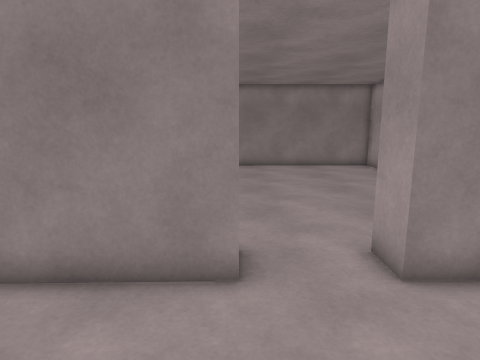
View 1 (above)

18 first-person views from a walk through a scene from a Unity 3-D project. The camera is 1.5 m above the floor, tilts 10° down and sees 75° across. The floor is counted in squares, 0.5 m on a side. Each view is taken from the middle of a square. On the plan, view 1 faces up. The plan holds only what a view shows up to about 20 squares ahead; the rest is blank. The place goes on beyond the plan. The player character is not drawn. Surface patterns are stand-ins for the level's own textures.

View 2
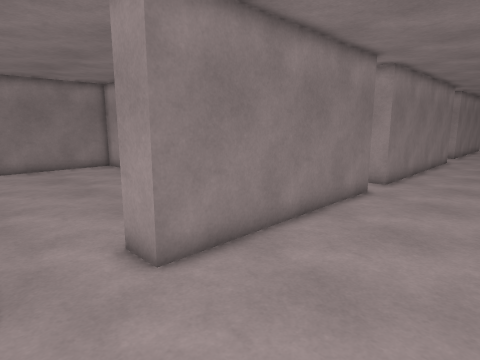

View 3
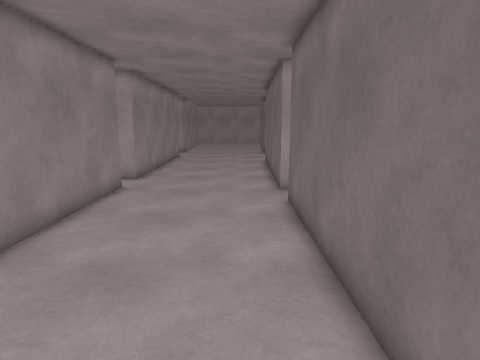

View 4
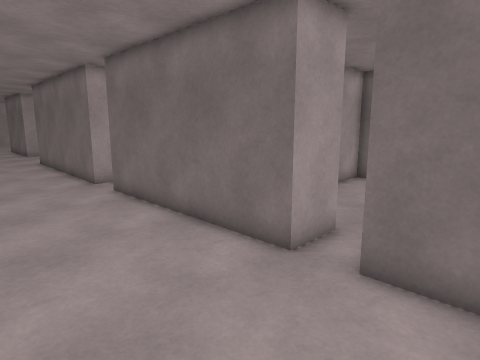

View 5
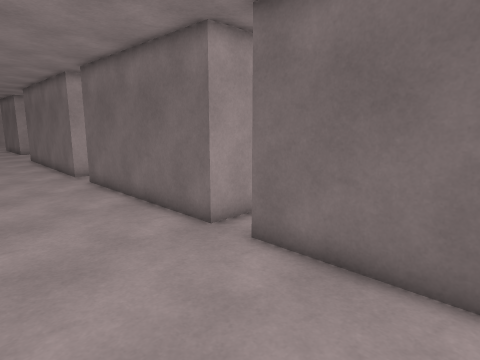

View 6
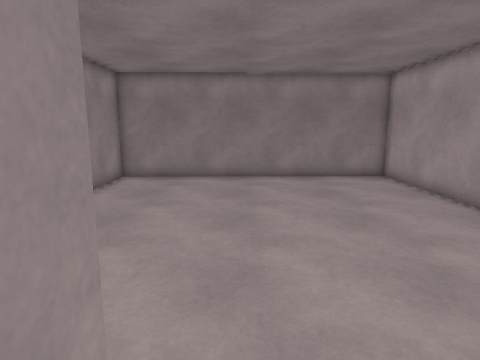

View 7
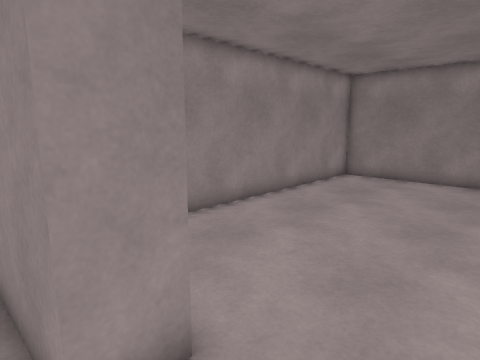

View 8
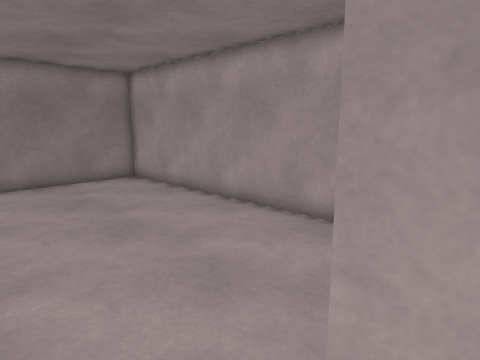

View 9
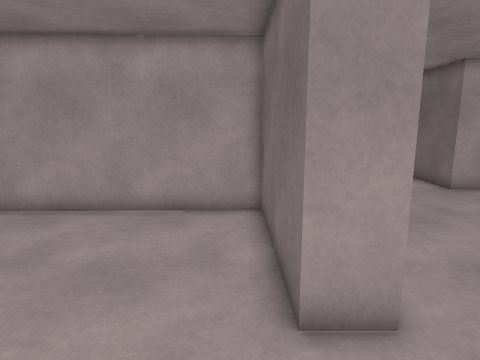

View 10
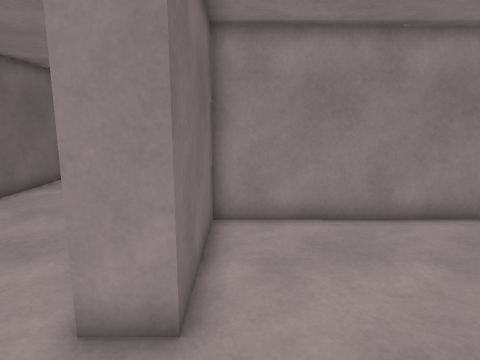

View 11
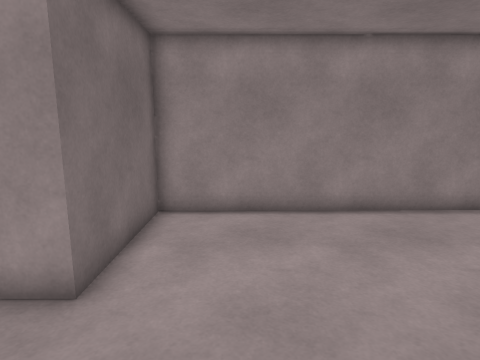

View 12
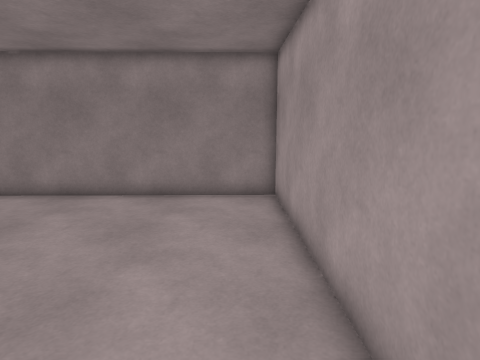

View 13
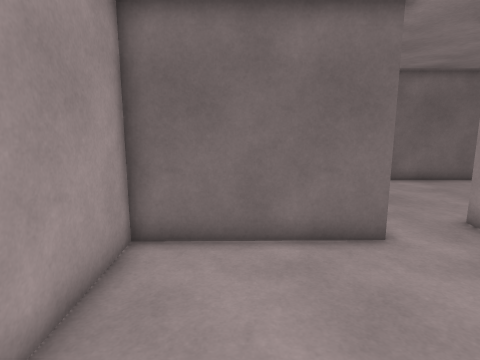

View 14
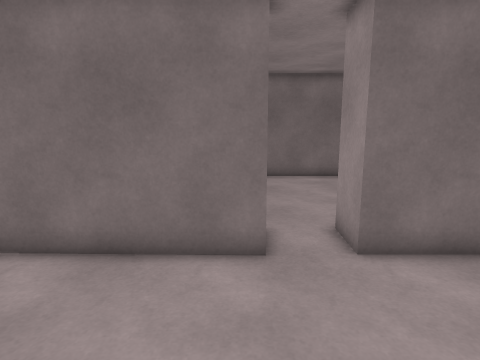

View 15
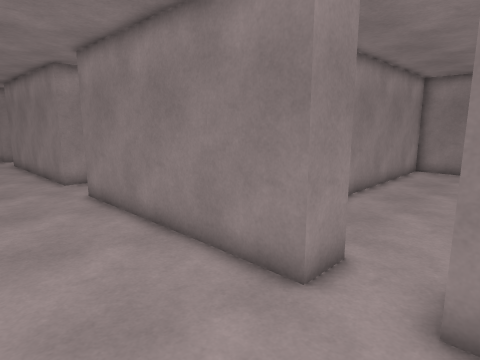

View 16
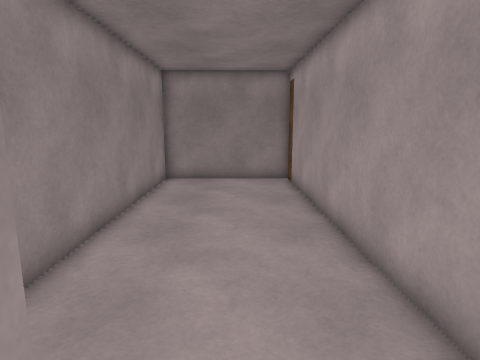

View 17
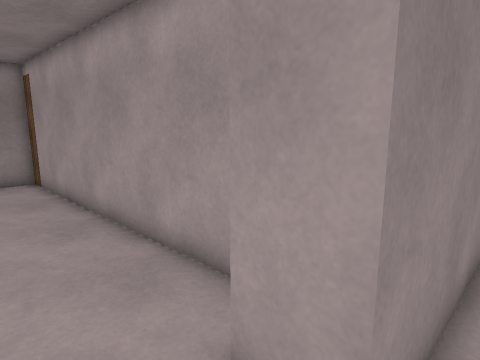

View 18
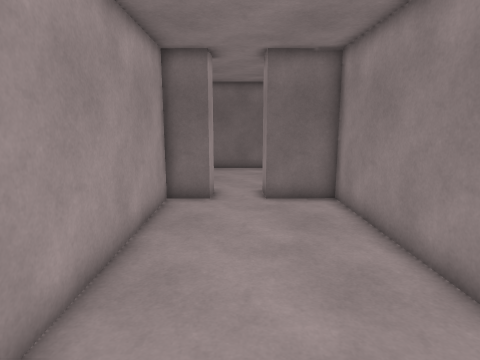

### Floor plan
Points are (right, up) in squares from view 1. A wall is a line through its corners. A room is listed if a view was taken in it or the views show most of it. See-through windows are left out.
Room 1 (views 1, 2, 3, 4, 5, 6, 7, 8, 14, 15, 16, 17)
walls: (1.2, -1.9) (11.2, -1.9) (11.2, -3.9); (13.4, -3.2) (13.4, -1.9) (19.5, -1.9); (0, 7.1) (0, 5.6) (-6.5, 5.5); (13.9, 7.3) (14, 5.8) (3.2, 5.7) (3.2, 7.1); (19.6, 5.9) (16.2, 5.8) (16.2, 7.3); (-5.9, -1.9) (-0.5, -1.9)
ways out: opening at (1.5, 6.5) to room 2; opening at (15, 6.5) to room 3; opening at (12, -3)
Room 2 (views 9, 10, 11, 12, 13)
walls: (3.2, 7.1) (9.8, 7.2) (9.5, 23.3) (-5.9, 23.1) (-5.7, 7) (0, 7.1)
ways out: opening at (1.5, 6.5) to room 1
Room 3 (view 18)
walls: (16.2, 7.3) (18, 7.4) (17.7, 23.6); (15, 23.4) (10.8, 23.3) (11.1, 7.3) (13.9, 7.3)
ways out: opening at (15, 6.5) to room 1

Where each view was taken, in squares from view 1:
view 1: 0 up, 0 right, facing up
view 2: 0 up, 0 right, facing up-right
view 3: 0 up, 1 left, facing right
view 4: 4 up, 3 left, facing down-right
view 5: 4 up, 6 left, facing down-right
view 6: 5 up, 1 right, facing up
view 7: 5 up, 3 right, facing up-left
view 8: 6 up, 1 right, facing up-right
view 9: 8 up, 1 left, facing right
view 10: 8 up, 4 right, facing left
view 11: 10 up, 5 right, facing left
view 12: 10 up, 8 right, facing up
view 13: 15 up, 7 right, facing down
view 14: 5 up, 14 right, facing down
view 15: 1 up, 17 right, facing up-left
view 16: 6 up, 15 right, facing up
view 17: 5 up, 14 right, facing up-right
view 18: 20 up, 15 right, facing down
